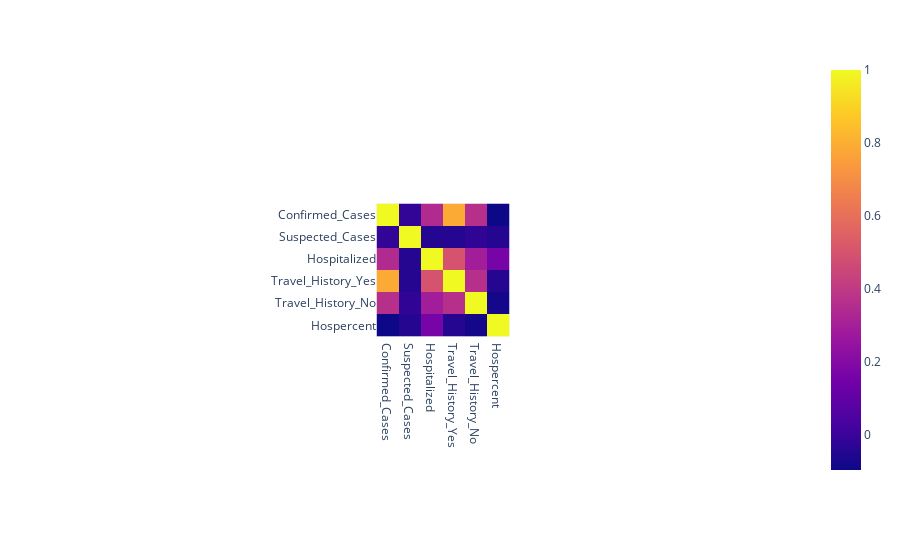

Source (notebook cell):
### Markdown cell above
<h4>Heatmap de correlação</h4>

### Code cell
fig = px.imshow(casos_mundo.corr())
fig.show()

### Figure 1 — Plotly figure (JSON) as saved in the notebook; plotly's stock layout.template omitted (floating-point values rounded to 4 significant figures)
{"data": [{"coloraxis": "coloraxis", "hovertemplate": "x: %{x}<br>y: %{y}<br>color: %{z}<extra></extra>", "name": "0", "type": "heatmap", "x": ["Confirmed_Cases", "Suspected_Cases", "Hospitalized", "Travel_History_Yes", "Travel_History_No", "Hospercent"], "xaxis": "x", "y": ["Confirmed_Cases", "Suspected_Cases", "Hospitalized", "Travel_History_Yes", "Travel_History_No", "Hospercent"], "yaxis": "y", "z": [[1, -0.01466, 0.343, 0.7868, 0.3659, -0.09597], [-0.01466, 1, -0.04395, -0.04714, -0.02157, -0.04605], [0.343, -0.04395, 1, 0.4976, 0.2907, 0.1632], [0.7868, -0.04714, 0.4976, 1, 0.3639, -0.04706], [0.3659, -0.02157, 0.2907, 0.3639, 1, -0.07895], [-0.09597, -0.04605, 0.1632, -0.04706, -0.07895, 1]]}], "layout": {"autosize": true, "coloraxis": {"colorscale": [[0, "#0d0887"], [0.1111, "#46039f"], [0.2222, "#7201a8"], [0.3333, "#9c179e"], [0.4444, "#bd3786"], [0.5556, "#d8576b"], [0.6667, "#ed7953"], [0.7778, "#fb9f3a"], [0.8889, "#fdca26"], [1, "#f0f921"]]}, "margin": {"t": 60}, "xaxis": {"anchor": "y", "autorange": true, "constrain": "domain", "domain": [0.4085, 0.5915], "range": [-0.5, 5.5], "scaleanchor": "y", "type": "category"}, "yaxis": {"anchor": "x", "autorange": true, "constrain": "domain", "domain": [0, 1], "range": [5.5, -0.5], "type": "category"}}}
